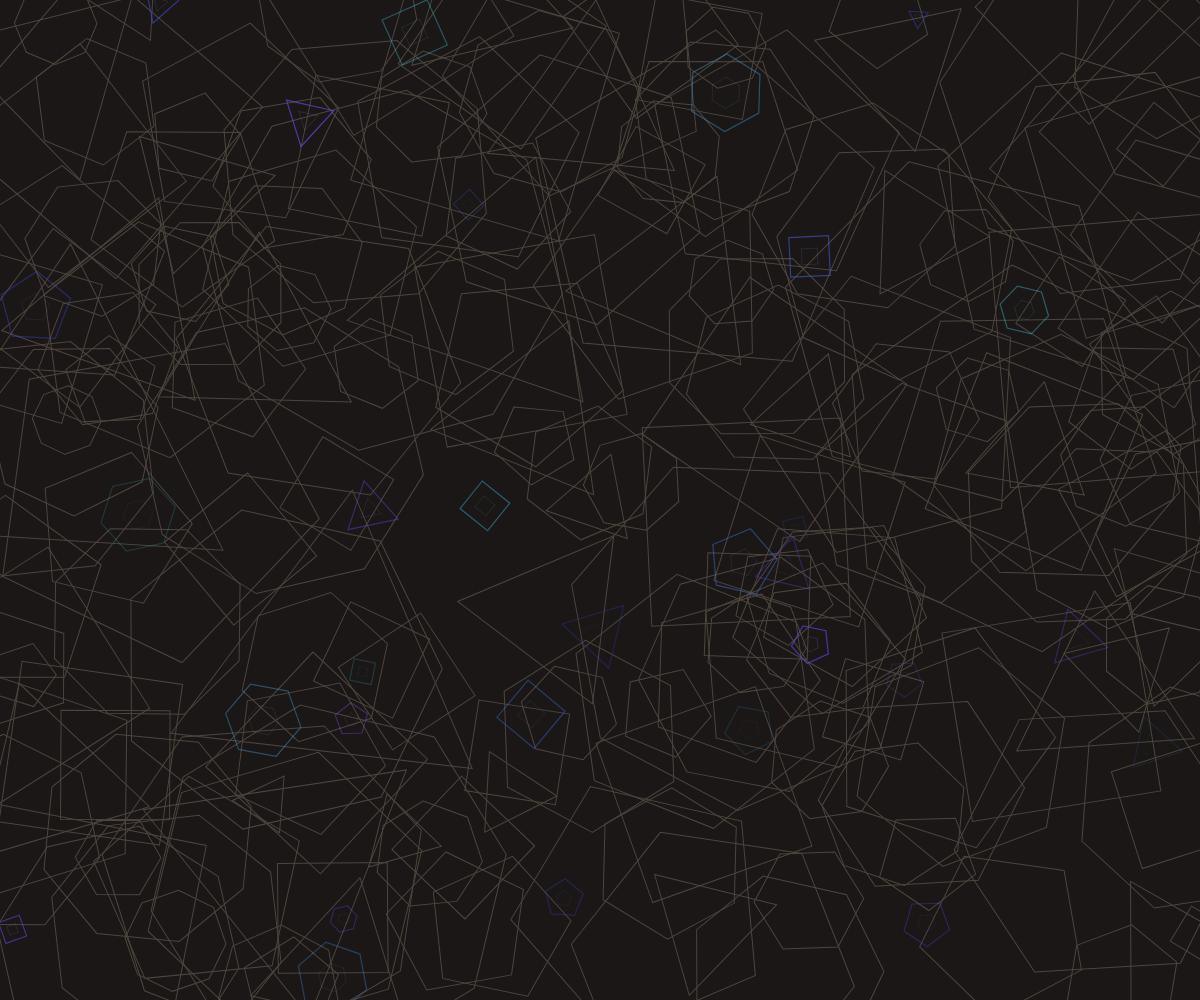
Frame 1 (no input)
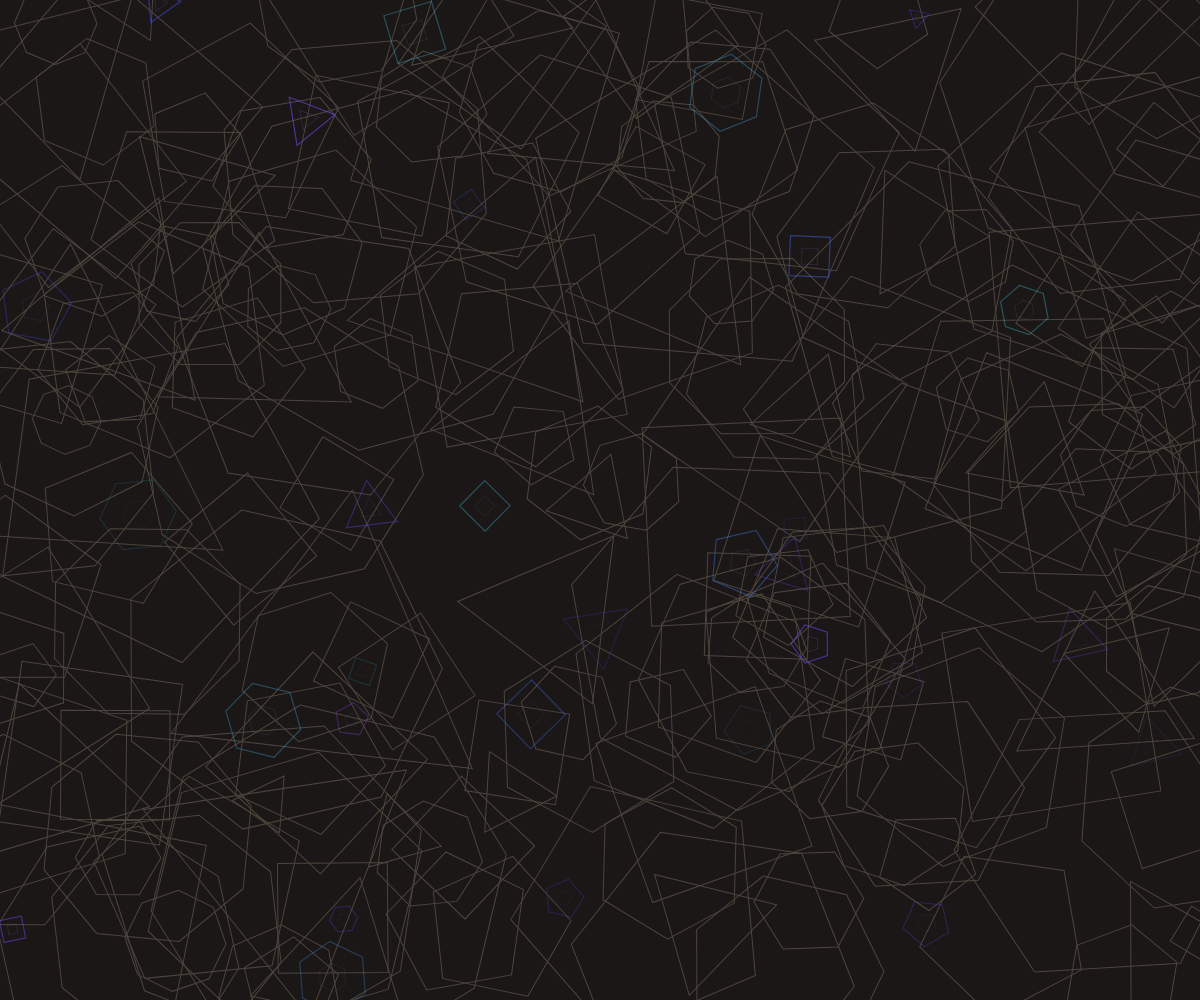
Frame 60 (no input)
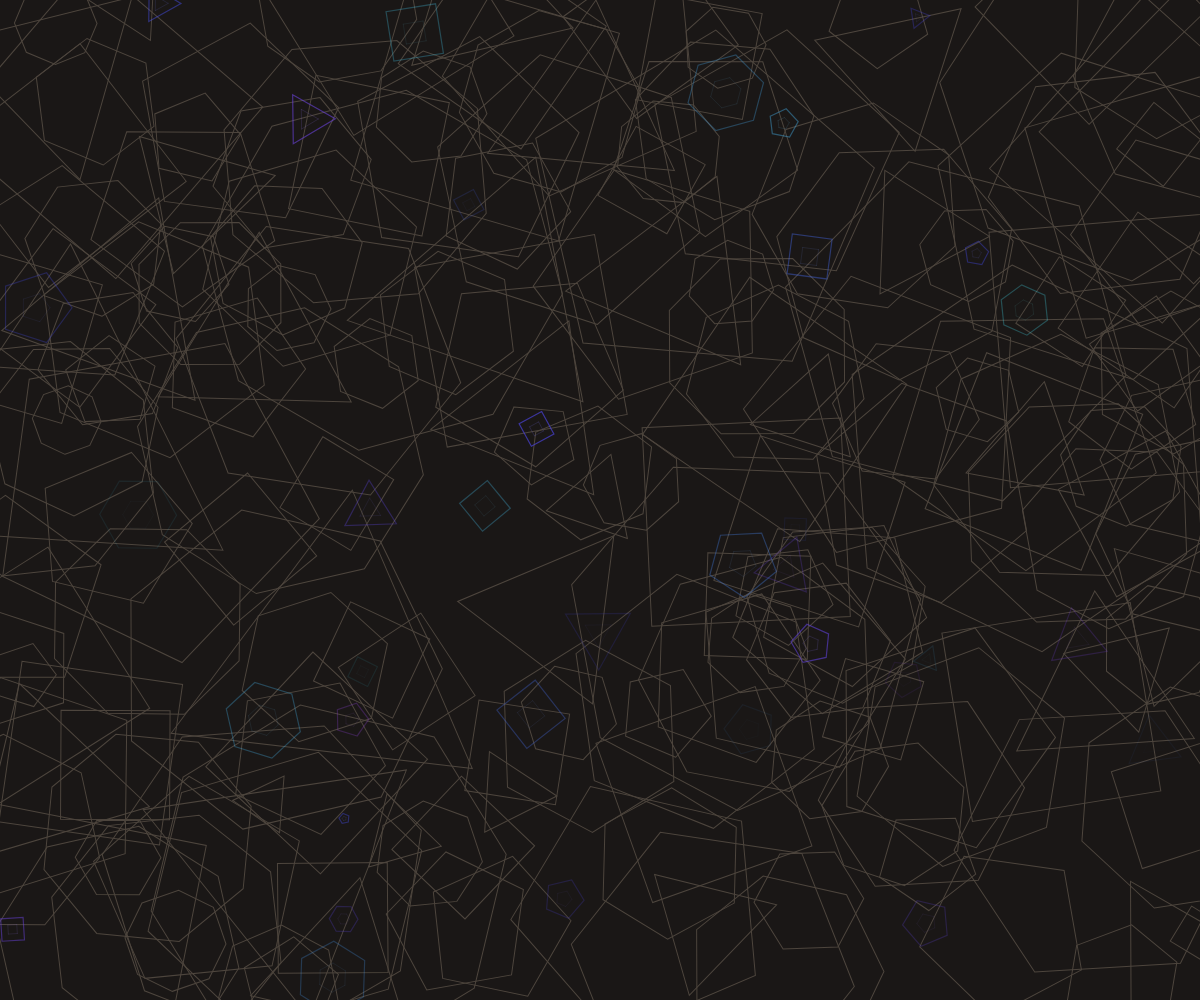
Frame 120 (the mouse pressed at the canvas centre since frame 60)

The p5.js sketch that drew these frames (run headless with seeded random() and noise() and a simulated clock; from frame 60 on, the mouse is pressed at the canvas centre):

// p5.js sketch
// ── sketch.js
let substrates = [];
let formations = [];
let time = 0;

function setup() {
  createCanvas(windowWidth, windowHeight);
  colorMode(HSB, 360, 100, 100, 1);
  
  // Create crumpled cardboard substrate
  for (let i = 0; i < 200; i++) {
    substrates.push({
      x: random(width),
      y: random(height),
      size: random(50, 200),
      rotation: random(TWO_PI),
      segments: round(random(3, 8)),
      depth: random(0.5, 1)
    });
  }
  
  // Initialize formations
  for (let i = 0; i < 30; i++) {
    formations.push({
      x: random(width),
      y: random(height),
      size: random(10, 40),
      hue: random(180, 270),
      rotation: random(TWO_PI),
      speed: random(0.001, 0.003),
      vertices: round(random(3, 6)),
      life: random(200, 800),
      alpha: random(0.4, 0.8),
      growth: random(0.001, 0.005)
    });
  }
}

function draw() {
  background(20, 15, 10);
  
  time += 0.01;
  
  // Draw substrate
  for (let s of substrates) {
    push();
    translate(s.x, s.y);
    rotate(s.rotation);
    
    stroke(30, 20, 30);
    strokeWeight(1);
    noFill();
    
    beginShape();
    for (let i = 0; i < s.segments; i++) {
      let angle = TWO_PI / s.segments * i;
      let x = cos(angle) * s.size * s.depth;
      let y = sin(angle) * s.size * s.depth;
      vertex(x, y);
    }
    endShape(CLOSE);
    
    pop();
  }
  
  // Update and display formations
  for (let i = formations.length - 1; i >= 0; i--) {
    let f = formations[i];
    
    // Animate formation
    f.rotation += f.speed;
    f.life--;
    f.size += f.growth;
    
    // Fade out as life decreases
    let alpha = map(f.life, 0, 800, 0, f.alpha);
    
    push();
    translate(f.x, f.y);
    rotate(f.rotation);
    
    // Draw crystalline formation
    noFill();
    stroke(f.hue, 70, 90, alpha);
    strokeWeight(1.2);
    
    beginShape();
    for (let j = 0; j < f.vertices; j++) {
      let angle = TWO_PI / f.vertices * j;
      let x = cos(angle) * f.size;
      let y = sin(angle) * f.size;
      vertex(x, y);
    }
    endShape(CLOSE);
    
    // Draw internal lines
    stroke(f.hue, 50, 80, alpha * 0.6);
    strokeWeight(0.5);
    for (let j = 0; j < f.vertices; j++) {
      let angle1 = TWO_PI / f.vertices * j;
      let angle2 = TWO_PI / f.vertices * ((j + 1) % f.vertices);
      let x1 = cos(angle1) * f.size * 0.4;
      let y1 = sin(angle1) * f.size * 0.4;
      let x2 = cos(angle2) * f.size * 0.4;
      let y2 = sin(angle2) * f.size * 0.4;
      line(x1, y1, x2, y2);
    }
    
    pop();
    
    // Remove dead formations
    if (f.life <= 0 || f.size < 0) {
      formations.splice(i, 1);
    }
  }
  
  // Occasionally add new formations
  if (random() < 0.02) {
    formations.push({
      x: random(width),
      y: random(height),
      size: random(5, 20),
      hue: random(180, 270),
      rotation: random(TWO_PI),
      speed: random(0.001, 0.003),
      vertices: round(random(3, 6)),
      life: random(200, 800),
      alpha: random(0.4, 0.8),
      growth: random(0.001, 0.005)
    });
  }
}

function windowResized() {
  resizeCanvas(windowWidth, windowHeight);
}
